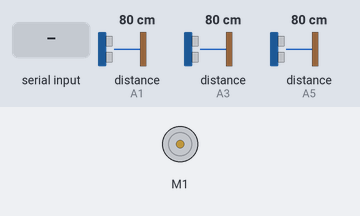
Bench run of a sketch on a simulated Arduino Uno, built with avr-gcc and run on an emulated ATmega328P. On the bench: DC motor (green arrow = forward, orange = backward, longer = faster). Wiring (inferred from the names in the program): 3 × ultrasonic range finder: trigger A0, echo A1 / trigger A2, echo A3 / trigger A4, echo A5. The inputs (shaded band) are chosen by the test bench; at power-on: distance to the obstacle (sensors on A1, A3, A5) 80 cm. The echo pulse lasts 58.3 µs per cm; what the sketch prints to the serial monitor is not drawn.

Above: at 1.2 s.
1.3 s: "F" received over Serial
At 2.2 s:
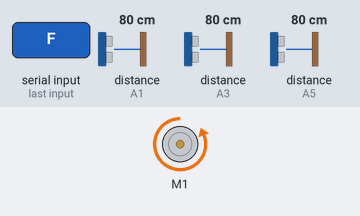
2.8 s: "S" received over Serial
At 5.2 s:
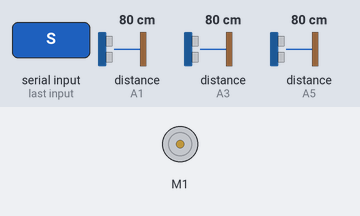
Timing chart, 0 to 6.7 s (numbered marks = the images above; inputs shaded):
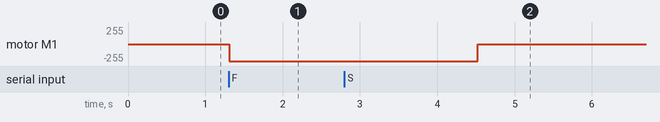

The sketch:

sensor_hecho_casi_listo.ino
```cpp
#include <AFMotor.h>

const int trigPin1 = A0;
const int echoPin1 = A1;

const int trigPin2 = A2;
const int echoPin2 = A3;

const int trigPin3 = A4;
const int echoPin3 = A5;

AF_DCMotor motor(1);

void setup() {
  Serial.begin(9600);
  motor.setSpeed(255);//Velocidad de 0 a 255
  pinMode(trigPin1, OUTPUT);
  pinMode(echoPin1, INPUT);

  pinMode(trigPin2, OUTPUT);
  pinMode(echoPin2, INPUT);

  pinMode(trigPin3, OUTPUT);
  pinMode(echoPin3, INPUT);


}

void loop() {
 float distance1 = readDistance(trigPin1, echoPin1);
 float distance2 = readDistance(trigPin2, echoPin2);
 float distance3 = readDistance(trigPin3, echoPin3);

 if(Serial.available()>0){
    char command = Serial.read();
    if(command == 'F'){
      motor.run(BACKWARD);
      delay(3000);
    }
    if(command == 'S'){
      motor.run(RELEASE);
      delay(3000);
    }
  }


 Serial.println(distance3);
  delay(200);
}

float readDistance(int trigPin, int echoPin) {
  digitalWrite(trigPin, HIGH);
  delayMicroseconds(10);
  digitalWrite(trigPin, LOW);

  long duration = pulseIn(echoPin, HIGH);
  float distance = duration * 0.034/2;
  }
```

Measured:
- after the input at 1.3 s, motor M1: stopped → backward 255/255 at once
- after the input at 2.8 s, motor M1: backward 255/255 → stopped after 1.7 s
